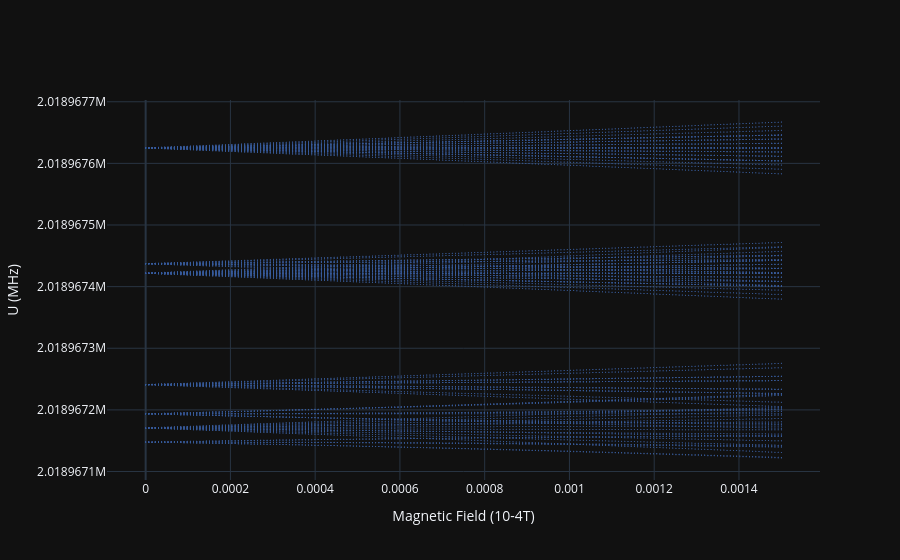

Write notebook code for a chart like this one.
### Code cell
pi.diagonalize(pair_systems, diagonalizer="eigen")

pair_energies = np.array([
    system.get_eigenenergies(unit="GHz")
    for system in pair_systems
])

x = []
y = []
for i,B in enumerate(B_values[0:200]):
    for e in pair_energies[i]:
        x.append(B)
        y.append(e)

import plotly.graph_objects as go
fig = go.Figure()
fig.add_trace(go.Scatter(
    x=x,
    y=y,
    mode="markers",
    opacity=1,
    marker=dict(size=1, color="#3A5D9C")
))
fig.update_layout(
    xaxis_title="Magnetic Field (10-4T)",
    yaxis_title="U (MHz)",
    template = "plotly_dark",
)

### Figure 1 — Plotly figure (JSON) as saved in the notebook; plotly's stock layout.template omitted (floating-point values rounded to 4 significant figures; data arrays with more than 128 entries replaced by an {"elided": "..."} marker saying what was removed)
{"data": [{"marker": {"color": "#3A5D9C", "size": 1}, "mode": "markers", "opacity": 1, "type": "scatter", "x": {"elided": "38800 float values"}, "y": {"elided": "38800 float values"}}], "layout": {"xaxis": {"title": {"text": "Magnetic Field (10-4T)"}}, "yaxis": {"title": {"text": "U (MHz)"}}}}
